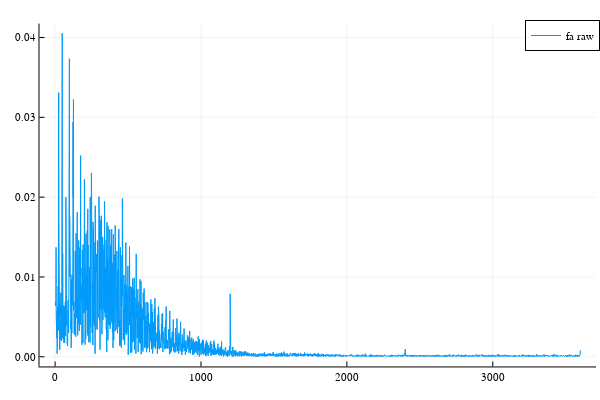

Notebook code for this chart:
### Code cell
# using FourierAnalysis.jl
Σ2 = spectra(ecg_filtered, fs, N; tapering=rectangular, func=√, DC=false)

#p4 = plot(abs.(Σ2.y[brange(N, DC=false), :]), labels="fa filtered", xlim=(0,100));
plot(Σ.y[brange(N, DC=false), :], labels="fa raw")
#plot!(frequencies, Σ2.y[brange(N, DC=false), :], labels="fa filtered")

### Figure 1 — Plotly figure (JSON) as saved in the notebook; plotly's stock layout.template omitted (floating-point values rounded to 4 significant figures; data arrays with more than 128 entries replaced by an {"elided": "..."} marker saying what was removed)
{"data": [{"colorbar": {"title": {"text": ""}}, "legendgroup": "fa raw", "line": {"color": "rgba(0, 154, 250, 1.000)", "dash": "solid", "shape": "linear", "width": 1}, "mode": "lines", "name": "fa raw", "showlegend": true, "type": "scatter", "x": {"elided": "3600 int values"}, "xaxis": "x", "y": {"elided": "3600 float values"}, "yaxis": "y", "zmax": null, "zmin": null}], "layout": {"annotations": [], "height": 400, "legend": {"bgcolor": "rgba(255, 255, 255, 1.000)", "bordercolor": "rgba(0, 0, 0, 1)", "borderwidth": 1, "font": {"color": "rgba(0, 0, 0, 1)", "family": "sans-serif", "size": 11}, "title": {"font": {"color": "rgba(0, 0, 0, 1)", "family": "sans-serif", "size": 15}, "text": ""}, "tracegroupgap": 0, "traceorder": "normal", "x": 1, "xanchor": "auto", "y": 1, "yanchor": "auto"}, "margin": {"b": 20, "l": 0, "r": 0, "t": 20}, "paper_bgcolor": "rgba(255, 255, 255, 1.000)", "plot_bgcolor": "rgba(255, 255, 255, 1.000)", "showlegend": true, "width": 600, "xaxis": {"anchor": "y", "domain": [0.06582, 0.9934], "gridcolor": "rgba(0, 0, 0, 0.1)", "gridwidth": 0.5, "linecolor": "rgba(0, 0, 0, 1)", "mirror": false, "range": [-107.0, 3708.0], "showgrid": true, "showline": true, "showticklabels": true, "tickangle": 0, "tickcolor": "rgb(0, 0, 0)", "tickfont": {"color": "rgba(0, 0, 0, 1)", "family": "sans-serif", "size": 11}, "tickmode": "array", "ticks": "inside", "ticktext": ["0", "1000", "2000", "3000"], "tickvals": [0, 1000, 2000, 3000], "title": {"font": {"color": "rgba(0, 0, 0, 1)", "family": "sans-serif", "size": 15}, "text": ""}, "type": "linear", "visible": true, "zeroline": false, "zerolinecolor": "rgba(0, 0, 0, 1)"}, "yaxis": {"anchor": "x", "domain": [0.03762, 0.9902], "gridcolor": "rgba(0, 0, 0, 0.1)", "gridwidth": 0.5, "linecolor": "rgba(0, 0, 0, 1)", "mirror": false, "range": [-0.001214, 0.04175], "showgrid": true, "showline": true, "showticklabels": true, "tickangle": 0, "tickcolor": "rgb(0, 0, 0)", "tickfont": {"color": "rgba(0, 0, 0, 1)", "family": "sans-serif", "size": 11}, "tickmode": "array", "ticks": "inside", "ticktext": ["0.00", "0.01", "0.02", "0.03", "0.04"], "tickvals": [0, 0.01, 0.02, 0.03, 0.04], "title": {"font": {"color": "rgba(0, 0, 0, 1)", "family": "sans-serif", "size": 15}, "text": ""}, "type": "linear", "visible": true, "zeroline": false, "zerolinecolor": "rgba(0, 0, 0, 1)"}}}
